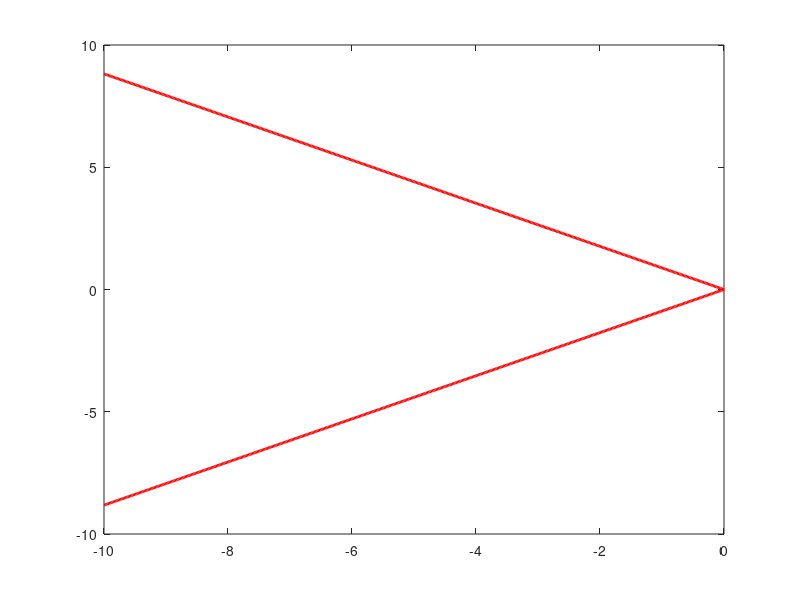

Write MATLAB code to recreate this figure. (Note: this script raises an error after producing the figure.)
%%
% smorzamento scelto
zeta = 0.75;

% angolo e pendenza del cono
theta = acos(zeta);
m = tan(theta);

% asse reale (solo parte negativa)
sigma = linspace(-10, 0, 500);

% rette del cono
omega_pos = m * (-sigma);
omega_neg = -m * (-sigma);

% plot
figure;
plot(sigma, omega_pos, 'r', 'LineWidth', 2); hold on;
plot(sigma, omega_neg, 'r', 'LineWidth', 2);

% asse reale e immaginario
xline(0, '--k');
yline(0, '--k');

grid on;
axis equal;

xlabel('\sigma (parte reale)');
ylabel('\omega (parte immaginaria)');
title('Settore di smorzamento (cono) nel piano s');

xlim([-10 1]);
ylim([-10 10]);
